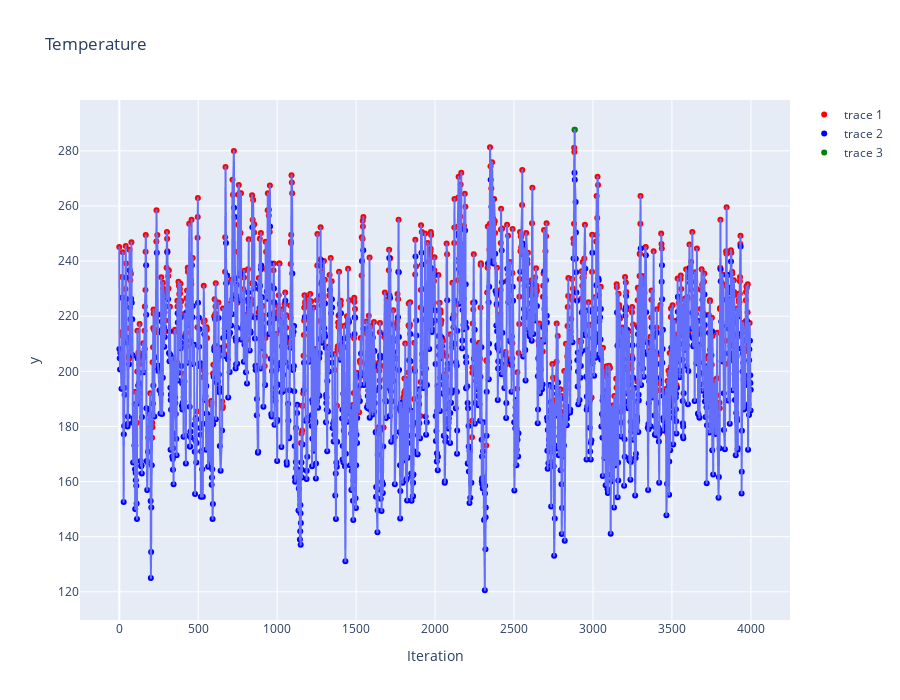

Notebook cell for this chart:
### Code cell
plot_temperature_history(iter_history)

### Figure 1 — Plotly figure (JSON) as saved in the notebook; plotly's stock layout.template omitted (floating-point values rounded to 4 significant figures; data arrays with more than 128 entries replaced by an {"elided": "..."} marker saying what was removed)
{"data": [{"hovertemplate": "Iteration=%{x}<br>y=%{y}<extra></extra>", "legendgroup": "", "line": {"color": "#636efa", "dash": "solid"}, "marker": {"symbol": "circle"}, "mode": "lines", "name": "", "showlegend": false, "x": {"elided": "2254 int values"}, "xaxis": "x", "y": {"elided": "2254 float values"}, "yaxis": "y", "type": "scattergl"}, {"marker": {"color": "red"}, "mode": "markers", "x": {"elided": "861 int values"}, "y": {"elided": "861 float values"}, "type": "scatter"}, {"marker": {"color": "blue"}, "mode": "markers", "x": {"elided": "1393 int values"}, "y": {"elided": "1393 float values"}, "type": "scatter"}, {"marker": {"color": "green"}, "mode": "markers", "x": [2884], "y": [287.6], "type": "scatter"}], "layout": {"xaxis": {"anchor": "y", "domain": [0.0, 1.0], "title": {"text": "Iteration"}}, "yaxis": {"anchor": "x", "domain": [0.0, 1.0], "title": {"text": "y"}}, "legend": {"tracegroupgap": 0}, "title": {"text": "Temperature"}, "height": 700}}
